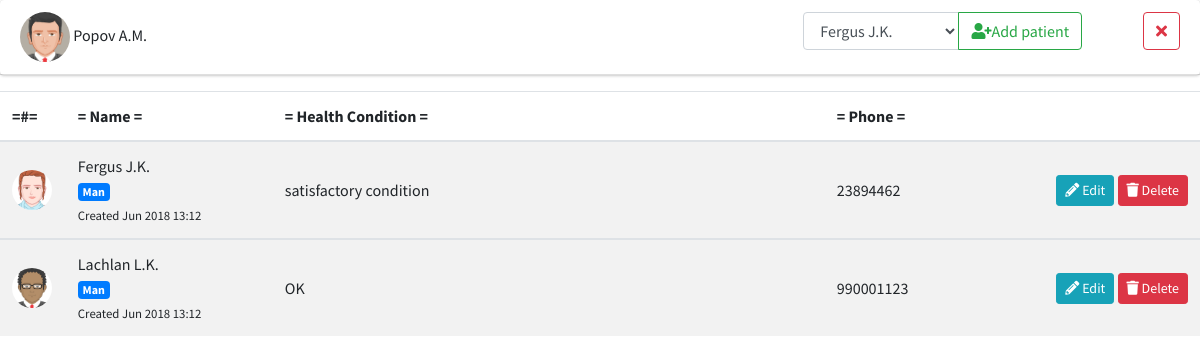
/admin/pages/copies/pacients-view.php?id=2, run on the app's committed database.
### tables this page shows
CREATE TABLE `doctors` (
  `id` int(11) NOT NULL,
  `image` varchar(255) NOT NULL,
  `name` varchar(255) NOT NULL,
  `email` varchar(255) NOT NULL,
  `password` varchar(255) NOT NULL,
  `phone` varchar(15) NOT NULL,
  `gender` tinyint(1) NOT NULL,
  `specialist` varchar(255) NOT NULL,
  `workingStatus` tinyint(1) NOT NULL,
  `created` timestamp NOT NULL DEFAULT CURRENT_TIMESTAMP
);

CREATE TABLE `patients` (
  `id` int(11) NOT NULL,
  `image` varchar(255) NOT NULL,
  `name` varchar(255) NOT NULL,
  `phone` varchar(15) NOT NULL,
  `gender` tinyint(1) NOT NULL,
  `disease_severity` tinyint(1) NOT NULL,
  `health_condition` varchar(255) NOT NULL,
  `created` timestamp NOT NULL DEFAULT CURRENT_TIMESTAMP
);

### admin/pages/PHPpageScripts/idExists.php (called while the page is built, shortened)
<?php
function DoctorIdExists($getId,$db){
    $stmt = $db->prepare("SELECT * FROM doctors WHERE id=:id");
    $stmt->execute([':id' =>$getId ]);
    $row = $stmt->fetch();
    $bool =  $row > 0 ? true : false;
return $row;
}
?>

### admin/pages/copies/pacients-view.php (the view, shortened to what this page needs)
<?php require_once('../../includes/config.php');
require('PHPpageScripts/idExists.php');
?>
<!DOCTYPE html>
<html lang="en">
<head>
    <link rel="stylesheet" href="../plugins/fontawesome-free/css/all.min.css">
    <link rel="stylesheet" href="../dist/css/adminlte.min.css">
    <link rel="stylesheet" href="../plugins/sweetalert2-theme-bootstrap-4/bootstrap-4.min.css">
</head>
<body class="hold-transition sidebar-mini">
    <div class="wrapper">
        <?php
        $rowDoctor = DoctorIdExists($_GET['id'], $db);
        $stmt = $db->prepare("SELECT   doctors.name As doctorsName, patients.id, patients.image, patients.name, patients.phone,
        patients.gender, patients.health_condition, patients.created
        FROM doctors
        INNER JOIN `patients-doctor` ON `patients-doctor`.doctor_id = doctors.id
        INNER JOIN patients ON `patients-doctor`.patient_id = patients.id
        WHERE doctors.id = :id");
        $stmt->execute(array(
            ':id' => $rowDoctor['id'],
        ));
        $pacientsNamesStmt = $db->prepare("SELECT * from `patients` where patients.id NOT IN
        (SELECT patients.id
        FROM doctors
        INNER JOIN `patients-doctor` ON `patients-doctor`.doctor_id = doctors.id
        INNER JOIN patients ON `patients-doctor`.patient_id = patients.id
        WHERE doctors.id = :id)");
        $pacientsNamesStmt->execute(array(
            ':id' => $rowDoctor['id'],
        ));
        ?>
        <section class="content">
            <div class="card">
                <div class="card-header">
                    <div class="row">
                        <div class="col-md-8">
                            <img alt="Avatar" class="md-avatar rounded-circle" src="<?= $rowDoctor['image'] ?>" width="50" height="50" />
                            <?= $rowDoctor['name'] ?>
                        </div>
                        <div class="col-md-3">
                        <form action='' method='post' enctype='multipart/form-data'>
                            <div class="input-group">
                                <select class="form-control select2bs4" name='PatientName' ">
                                <?php while ($names = $pacientsNamesStmt->fetch()) { ?>
                                    <option value="<?= $names['id'] ?>"><?= $names['name'] ?></option>
                                <?php } ?>
                                </select>
                                <span class="input-group-append">
                                    <button type="submit" name="addPatients" class="btn btn-outline-success"><i class="fas fa-user-plus"></i>Add patient</button>
                                </span>
                            </div>
                        </form>
                        </div>
                        <div class="col-md-1">
                            <div class="card-tools float-sm-right">
                                <a class="btn btn-outline-danger " href="doctors.php"><i class="fas fa-times"></i></a>
                            </div>
                        </div>
                    </div>
                </div>
            </div>
            <table class="table table-striped projects">
                <thead>
                    <tr>
                        <th style="width: 1%">=#=</th>
                        <th style="width: 15%">= Name =</th>
                        <th style="width: 40%">= Health Condition =</th>
                        <th style="width: 2%">= Phone =</th>
                        <th style="width: 20%">
                        </th>
                    </tr>
                </thead>
                <?php while ($row = $stmt->fetch()) { ?>
                    <tbody>
                        <tr>
                            <td>
                                <ul class="list-inline">
                                    <li class="list-inline-item">
                                        <img alt="Avatar" class="table-avatar" src="<?= $row['image'] ?>">
                                    </li>
                                </ul>
                            </td>
                            <td>
                                <a><?= $row['name'] ?></a>
                                <br />
                                <?php if ($row['gender'] == 1) { ?>
                                    <span class="badge bg-primary">Man</span>
                                <?php } else { ?>
                                    <span class="badge bg-warning">Woman</span>
                                <?php  } ?>
                                <br />
                                <small>Created <?= date('M Y H:i', strtotime($row['created'])) ?></small>
                            </td>
                            <td>
                                <ul class="list-inline">
                                    <a><?= $row['health_condition'] ?></a>
                                </ul>
                            </td>
                            <td>
                                <ul class="list-inline">
                                    <a><?= $row['phone'] ?></a>
                                </ul>
                            </td>
                            <td class="project-actions text-right">
                                <a class="btn btn-info btn-sm" href="">
                                    <i class="fas fa-pencil-alt"></i> Edit</a>
                                <a class="btn btn-danger btn-sm" href="patientsDoctorsDelete.php?patient_id=<?=$row['id']?>&id=<?=$rowDoctor['id']?> ">
                                    <i class="fas fa-trash"></i> Delete</a>
                            </td>
                        </tr>
                    <?php } ?>
                    </tbody>
            </table>
    </div>
</body>
</html>

### data on the page
doctors: image (picture), name "Popov A.M.", shows a picture, patients.name "Fergus J.K.", patients.created "Jun 2018 13:12", patients.health_condition "satisfactory condition", patients.phone "23894462", patients.name "Lachlan L.K.", patients.health_condition "OK", patients.phone "990001123"

### other printed values
form field PatientName "Fergus J.K."
